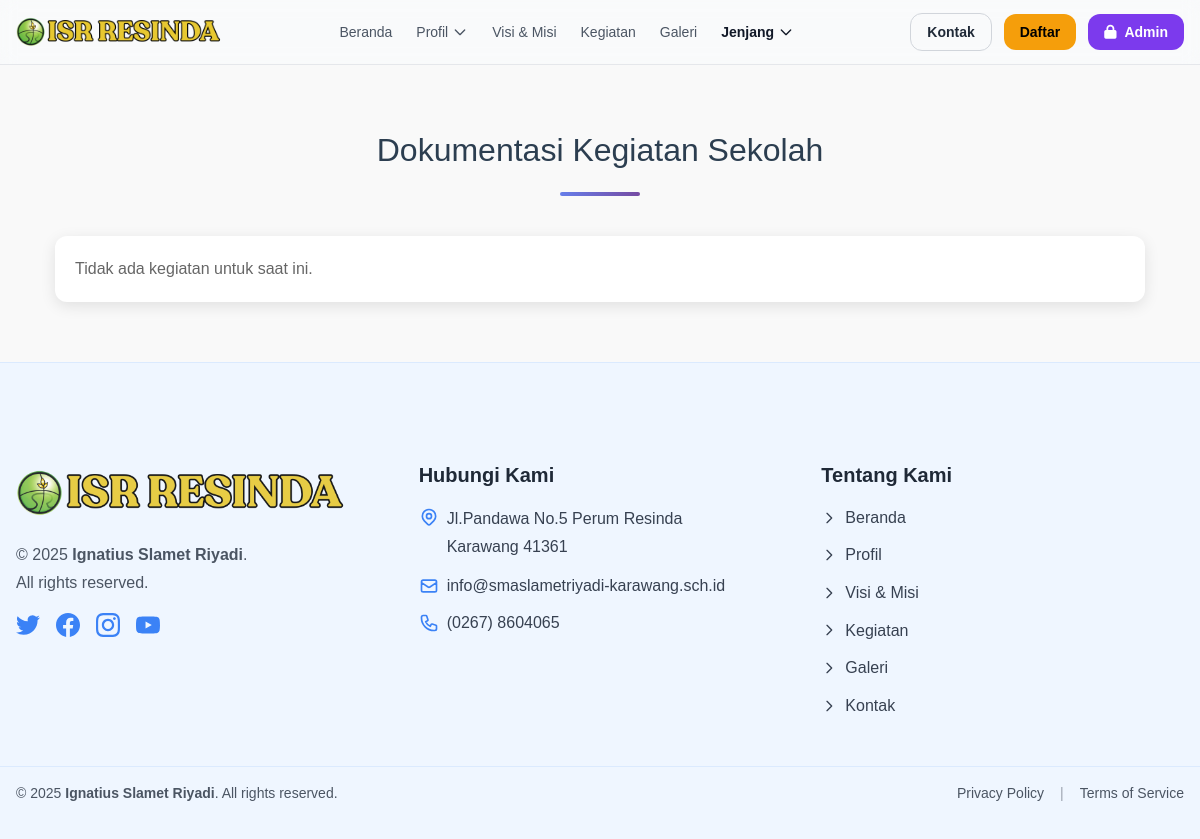
The app's page /kegiatan.php, older data.
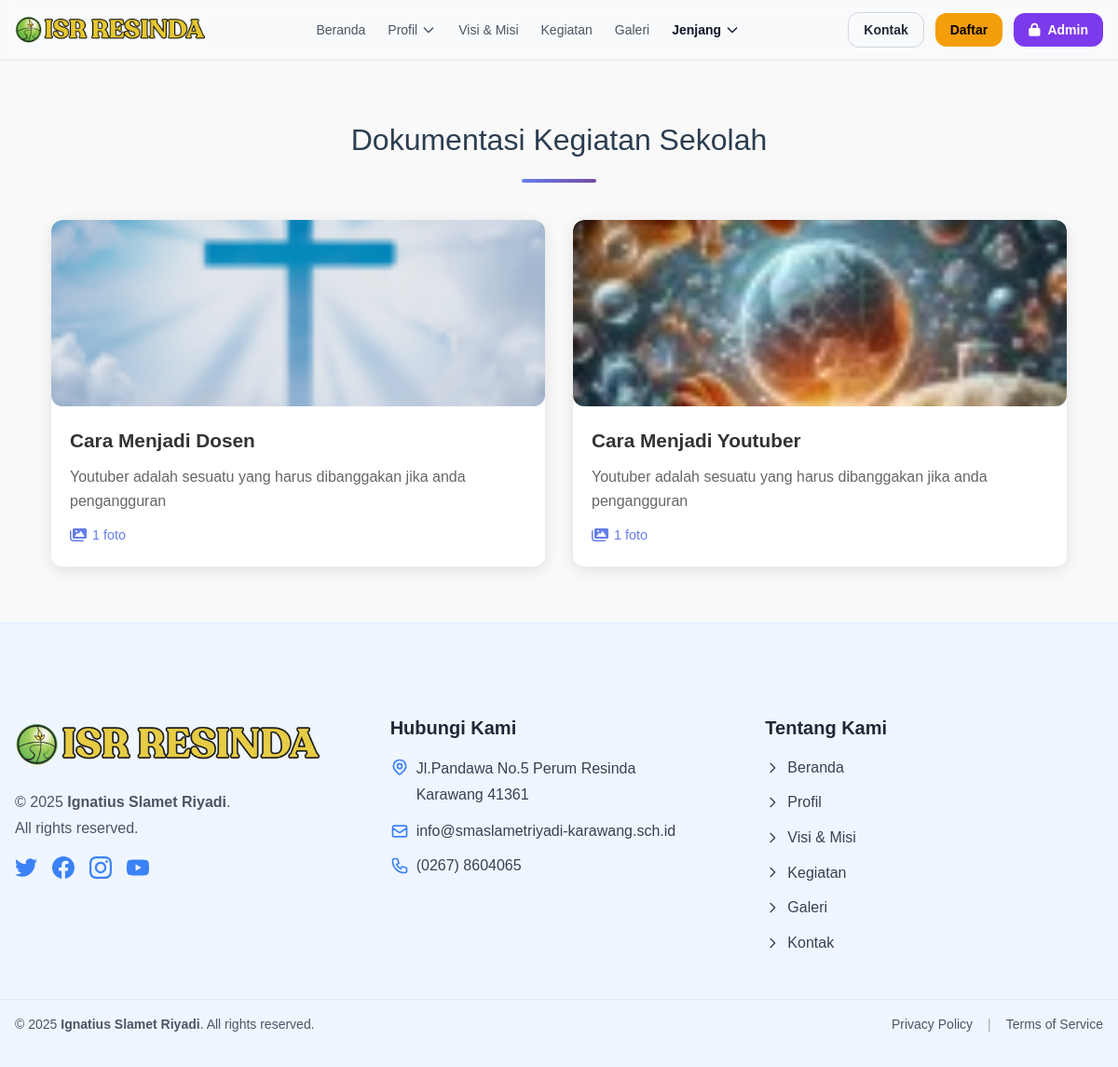
The same page, newer data.
### tables this page shows
CREATE TABLE `kegiatan` (
  `id` int(11) NOT NULL,
  `title` varchar(255) NOT NULL,
  `slug` varchar(255) NOT NULL,
  `excerpt` text DEFAULT NULL,
  `content` longtext DEFAULT NULL,
  `image_path` varchar(255) DEFAULT NULL,
  `category` varchar(50) NOT NULL DEFAULT 'umum',
  `status` enum('active','inactive') NOT NULL DEFAULT 'active',
  `author_id` int(11) DEFAULT NULL,
  `created_at` timestamp NOT NULL DEFAULT current_timestamp(),
  `updated_at` timestamp NULL DEFAULT NULL ON UPDATE current_timestamp()
);

### config/database.php (called while the page is built, shortened)
<?php
class Database {
    private $host = "localhost";
    private $db_name = "isr_school";
    private $username = "root";
    private $password = "";
    public function getConnection() {
        $this->conn = null;
        try {
            $this->conn = new PDO("mysql:host=" . $this->host . ";dbname=" . $this->db_name, $this->username, $this->password);
            $this->conn->exec("set names utf8");
            $this->conn->setAttribute(PDO::ATTR_ERRMODE, PDO::ERRMODE_EXCEPTION);
        } catch(PDOException $exception) {
            echo "Connection error: " . $exception->getMessage();
        }
        return $this->conn;
    }
}
?>

### models/Kegiatan.php (called while the page is built, shortened)
<?php
require_once __DIR__ . '/../config/database.php';
class Kegiatan {
  private $db;
  public function __construct() { $this->db = (new Database())->getConnection(); }
  public function all($filters = []) {
    $sql = "SELECT * FROM kegiatan WHERE 1=1";
    $params = [];
    if (!empty($filters['status'])) {
      $sql .= " AND status = :status";
      $params[':status'] = $filters['status'];
    }
    $sql .= " ORDER BY created_at DESC";
    $stmt = $this->db->prepare($sql);
    foreach ($params as $k=>$v) $stmt->bindValue($k, $v);
    $stmt->execute();
    return $stmt->fetchAll(PDO::FETCH_ASSOC);
  }
}

### kegiatan.php (the view, shortened to what this page needs)
<!DOCTYPE html>
<html lang="id">
<head>
  <link rel="stylesheet" href="assets/css/style.css" />
  <link rel="stylesheet" href="https://cdnjs.cloudflare.com/ajax/libs/font-awesome/6.0.0/css/all.min.css" />
</head>
<body>
  <?php include 'includes/header.php'; ?>
  <section id="kegiatan" class="activities-section">
    <div class="container">
      <h2 class="section-title">Dokumentasi Kegiatan Sekolah</h2>
      <div class="activity-cards">
<?php
require_once __DIR__ . '/models/Kegiatan.php';
require_once __DIR__ . '/config/database.php';
if (!function_exists('h')) {
  function h($s){ return htmlspecialchars((string)$s, ENT_QUOTES, 'UTF-8'); }
}
$kg = new Kegiatan();
$validCats = ['umum','berita','artikel','pengumuman'];
$category = strtolower(trim($_GET['category'] ?? '')); if (!in_array($category,$validCats,true)) $category='';
$q = trim($_GET['q'] ?? '');
$posts = $kg->all([
  'status'   => 'active',
  'category' => $category ?: null,
  'q'        => $q ?: null
]);
$photoCount = [];
try {
  $ids = array_column($posts, 'id');
  if ($ids) {
    $db = (new Database())->getConnection();
    $in = implode(',', array_fill(0, count($ids), '?'));
    $stmt = $db->prepare("SELECT kegiatan_id, COUNT(*) AS c FROM kegiatan_foto WHERE kegiatan_id IN ($in) GROUP BY kegiatan_id");
    $stmt->execute($ids);
    foreach ($stmt->fetchAll(PDO::FETCH_ASSOC) as $r) {
      $photoCount[(int)$r['kegiatan_id']] = (int)$r['c'];
    }
  }
} catch (Throwable $e) {
}
if (!empty($posts)):
  foreach ($posts as $p):
    $thumb = $p['image_path'] ?? '';
    $title = $p['title'] ?? '';
    $excerpt = $p['excerpt'] ?? '';
    $slug = $p['slug'] ?? '';
    $count = $photoCount[$p['id']] ?? ($thumb ? 1 : 0);
?>
  <div class="activity-card">
    <a href="kegiatan-detail.php?slug=<?= h($slug) ?>">
      <img src="<?= h($thumb ?: 'assets/img/placeholder.jpg') ?>" alt="<?= h($title) ?>" />
    </a>
    <div class="activity-content">
      <h3>
        <a href="kegiatan-detail.php?slug=<?= h($slug) ?>"><?= h($title) ?></a>
      </h3>
      <p><?= $excerpt !== '' ? h($excerpt) : h(mb_strimwidth(strip_tags($p['content'] ?? ''), 0, 120, '…')) ?></p>
      <span class="photo-count"><i class="fas fa-images"></i> <?= (int)$count ?> foto</span>
    </div>
  </div>
<?php
  endforeach;
else:
?>
  <div class="activity-card">
    <div class="activity-content">
      <p>Tidak ada kegiatan untuk saat ini.</p>
    </div>
  </div>
<?php endif; ?>
      </div>
    </div>
  </section>
  <?php include 'includes/footer.php'; ?>
</body>
</html>

Row changes from the older to the newer data that the page shows:
added kegiatan: image_path (picture), title "Cara Menjadi Dosen", excerpt "Youtuber adalah sesuatu yang harus dibanggakan jika anda pengangguran", id "1"
added kegiatan: image_path (picture), title "Cara Menjadi Youtuber", excerpt "Youtuber adalah sesuatu yang harus dibanggakan jika anda pengangguran", id "1"
Text that changed along with them:
text no longer shown: "Tidak ada kegiatan untuk saat ini."
